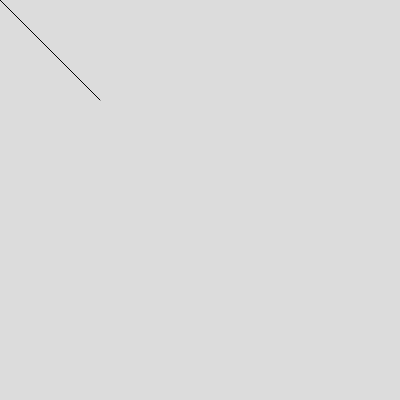
Frame 1 (no input)
Frame 60 (no input): identical to frame 1, image omitted
Frame 120 (the mouse pressed at the canvas centre since frame 60): identical to frame 1, image omitted

The p5.js sketch that drew this single still picture (run headless with seeded random() and noise() and a simulated clock; from frame 60 on, the mouse is pressed at the canvas centre):

// p5.js sketch
// ── sketch.js
function setup() {
  createCanvas(400, 400);
}

function draw() {
  background(220);
  line(0,0,100,100)
}
